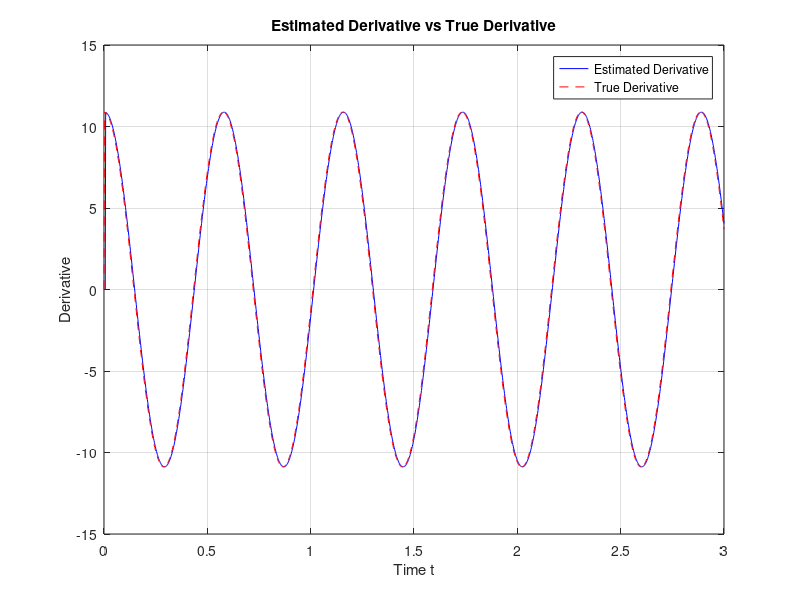

MATLAB code to generate this figure:
% Load the data
load('DataHW06_Prob2.mat');

% Set the window size (number of points in the moving window)
M = 5;  % Example window size

% Create an array to store the derivative estimates
estimated_derivative = zeros(size(y));

% Loop over the data starting from the M-th point (since we need M points to start)
for k = M:length(t)
    % Get the recent M points from the time and y arrays
    window_time = t(k-M+1:k);  % Time values in the window
    window_y = y(k-M+1:k);     % y values in the window
    
    % Perform regression using a polynomial fit (degree 1 for a straight line)
    % polyfit returns the coefficients of the best-fitting polynomial
    p = polyfit(window_time, window_y, 1);
    
    % The first coefficient of p is the slope (the derivative estimate at time t_k)
    estimated_derivative(k) = p(1);
end

% Plot the estimated derivative versus time
figure;
plot(t, estimated_derivative, 'b', 'DisplayName', 'Estimated Derivative');
hold on;

% Plot the true derivative (dy) for comparison
plot(t, dy, 'r--', 'DisplayName', 'True Derivative');

% Add labels and a legend
xlabel('Time t');
ylabel('Derivative');
title('Estimated Derivative vs True Derivative');
legend show;
grid on;
hold off;
